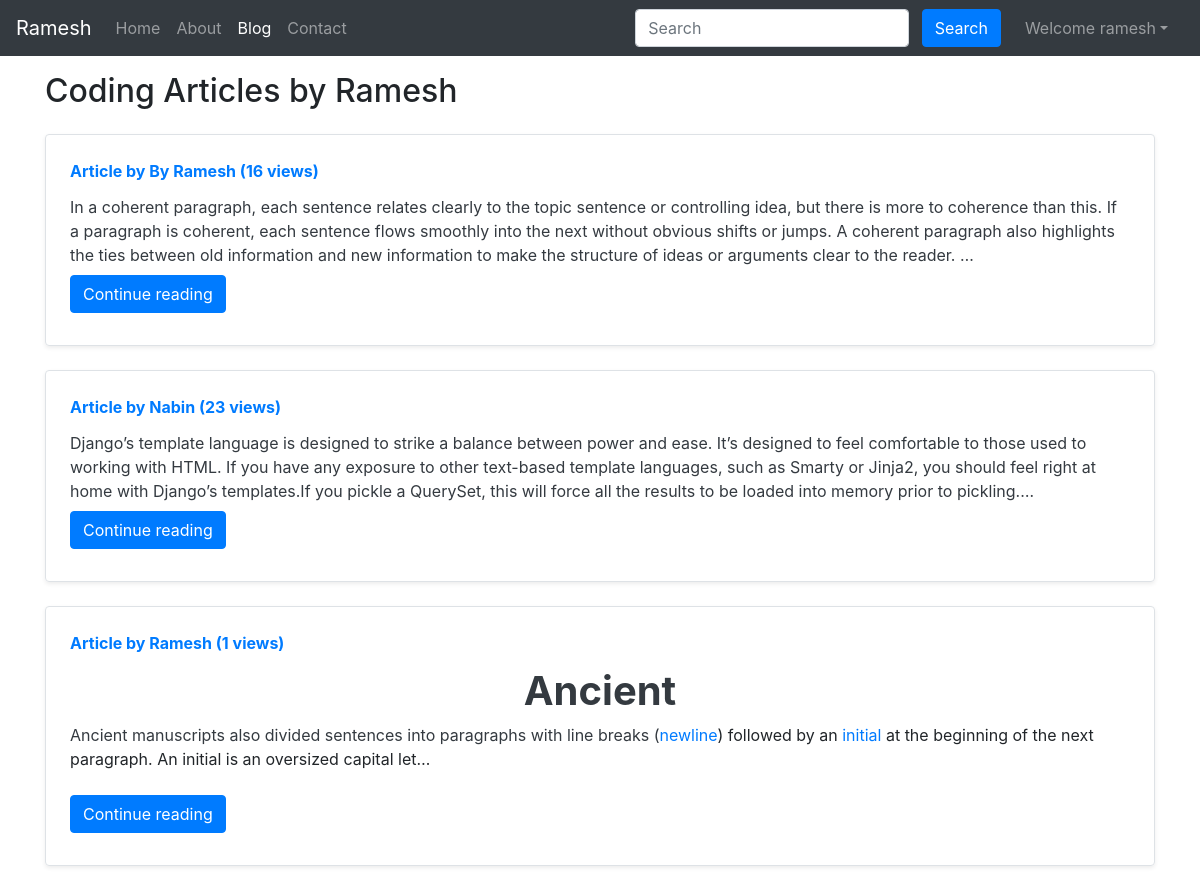
Page /blog/ (signed in) on the committed database.
### blog/models.py (models this page shows, shortened)
class Post(models.Model):
    sno=models.AutoField(primary_key=True)
    title=models.CharField(max_length=255)
    author=models.CharField(max_length=14)
    slug=models.CharField(max_length=130)
    views = models.IntegerField(default=0)
    timeStamp=models.DateTimeField(blank=True)
    content=models.TextField()

### blog/views.py (the view)
# urls.py: path('', views.blogHome, name='blogHome'),
def blogHome(request):
    allPosts= Post.objects.all()
    context={'allPosts': allPosts}
    return render(request, "blog/blogHome.html", context)

### templates/blog/blogHome.html (shortened to what this page needs)
{% extends 'base.html' %}
{% block blogactive %} active {% endblock blogactive %}
{% block body %}
<div class="container my-3">
    <h2>Coding Articles by Ramesh</h2>
    {% for post in allPosts  %}
    <div class="row no-gutters border rounded overflow-hidden flex-md-row mb-4 shadow-sm h-md-250 my-4 position-relative">
        <div class="col p-4 d-flex flex-column position-static">
            <strong class="d-inline-block mb-2 text-primary">Article  by {{post.author}} ({{post.views}} views)</strong>
            <h3 class="mb-0"><a class="text-dark" href="/blog/{{post.slug}}"{{post.title}} </a> </h3>
            <p class="card-text mb-auto">{{post.content|safe| truncatechars:400}}</p>
            <div class="my-2">
            	<a href="/blog/{{post.slug}}" role="button" class="btn btn-primary">Continue reading</a>
            </div>
        </div>
        </div>
        {% endfor %}
    </div>
 {% endblock %}

### templates/base.html (shortened to what this page needs)
<!doctype html>
<html lang="en">
<head>
  <link rel="stylesheet" href="https://stackpath.bootstrapcdn.com/bootstrap/4.5.2/css/bootstrap.min.css"
>
</head>
<body>
  <nav class="navbar navbar-expand-lg navbar-dark bg-dark">
    <a class="navbar-brand" href="/">Ramesh</a>
    <div class="collapse navbar-collapse" id="navbarSupportedContent">
      <ul class="navbar-nav mr-auto">
        <li class="nav-item {% block homeactive %}  {% endblock homeactive %}">
          <a class="nav-link" href="/">Home <span class="sr-only">(current)</span></a>
        </li>
        <li class="nav-item {% block aboutactive %}  {% endblock aboutactive %}">
          <a class="nav-link" href="/about">About</a>
        </li>
        <li class="nav-item {% block blogactive %}  {% endblock blogactive %} ">
          <a class="nav-link" href="/blog">Blog</a>
        </li>
        <li class="nav-item {% block contactactive %}  {% endblock contactactive %} ">
          <a class="nav-link" href="/contact">Contact</a>
        </li>
      </ul>
      <div class="ml-auto form-inline ">
        <form method="get" action="/search" class="my-2 my-lg-0 mx-3">
          <input class="form-control mr-sm-2" type="search" placeholder="Search" aria-label="Search" name="query"
            id="query">
          <button class="btn btn-primary my-2 my-sm-0 " type="submit">Search</button>
        </form>
        {% if user.is_authenticated %}
        <ul class="navbar-nav mr-2">
          <li class="nav-item dropdown">
            <a class="nav-link dropdown-toggle" href='#' id="navbarDropdown" role="button" data-toggle="dropdown">
              Welcome {{request.user}}</a>
          </li>
        </ul>
      </div>
      {% endif %}
    </div>
  </nav>
  {% block body %} {% endblock body %}
</body>
</html>

### rows in the picture
Post: author "By Ramesh", views "16", content "In a coherent paragraph, each sentence relates clearly to the topic sentence or controlling idea, but there is more to coherence than this. If a paragraph is coherent, each sentence flows smoothly into the next without obvious shifts or jumps. A coherent paragraph also highlights the ties between old information and new information to make the structure of ideas or arguments clear to the reader. …"
Post: author "Nabin", views "23", content "Django’s template language is designed to strike a balance between power and ease. It’s designed to feel comfortable to those used to working with HTML. If you have any exposure to other text-based template languages, such as Smarty or Jinja2, you should feel right at home with Django’s templates.If you pickle a QuerySet, this will force all the results to be loaded into memory prior to pickling.…"
Post: author "Ramesh", views "1", content "Ancient Ancient manuscripts also divided sentences into paragraphs with line breaks ( newline ) followed by an initial at the beginning of the next paragraph. An initial is an oversized capital let…"

### other values in the picture
{{ request.user }} "ramesh"
